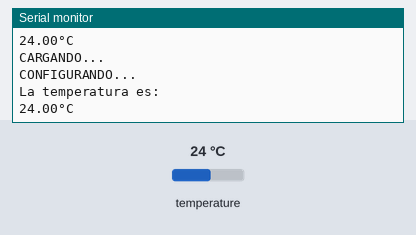
The sketch below on a simulated Arduino Uno, built with avr-gcc and run on an emulated ATmega328P. Parts: the last lines printed to the serial monitor. The inputs (shaded band) are chosen by the test bench; at power-on: temperature 24 °C.

Above: at 9.3 s.
9.4 s: temperature set to 12 °C
At 11.0 s:
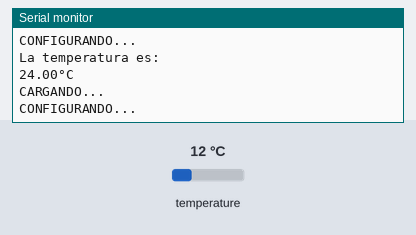
16.1 s: temperature set to 19 °C
At 19.7 s:
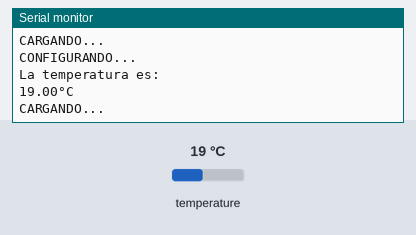
Timing chart, 0 to 21.2 s (numbered marks = the images above; inputs shaded):
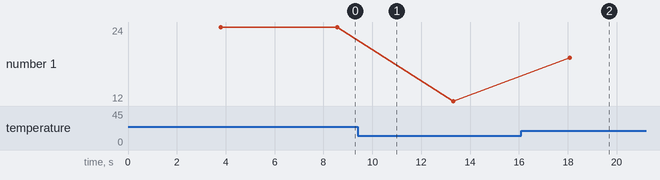

The sketch:

KY001.ino
```cpp
#include <OneWire.h>
/*OneWire es un sistema con el que se consigue enviar y recibir datos
 *por un unico cable
 */
#include <DallasTemperature.h>
/*Librería que facilita la lectura de la temperatura (análogo
 * a digital). Se usa con conjunto con OneWire.
 */
#define SENSOR_PIN 2
OneWire oneWire(SENSOR_PIN);
//Conexion oneWire para comunicarnos con el protocolo
DallasTemperature celsius(&oneWire);
//Se anuncia al sensor que se realizara la comunicación usando
//OneWire
float temp;
//variable que guarda los datos leídos de celsius
void setup() {
 celsius.begin();
 //Iniciamos la comunicación del OneWire con celsius
 Serial.begin(9600);

}

void loop() {
  Serial.println("CARGANDO...");
  celsius.requestTemperatures();
  //Permite obtener datos del sensor en variable "celsius"
  Serial.println("CONFIGURANDO...");
  delay(3000);
  Serial.println("La temperatura es: ");
  Serial.print(celsius.getTempCByIndex(0));
  Serial.println("°C");
  delay(1000);
}
```

Measured:
- after the input at 16.1 s, the serial monitor: prints a new line after 2.0 s (image 2)
- plotted number 1: 24 → 12 after the input at 9.4 s, 12 → 19 after the input at 16.1 s
